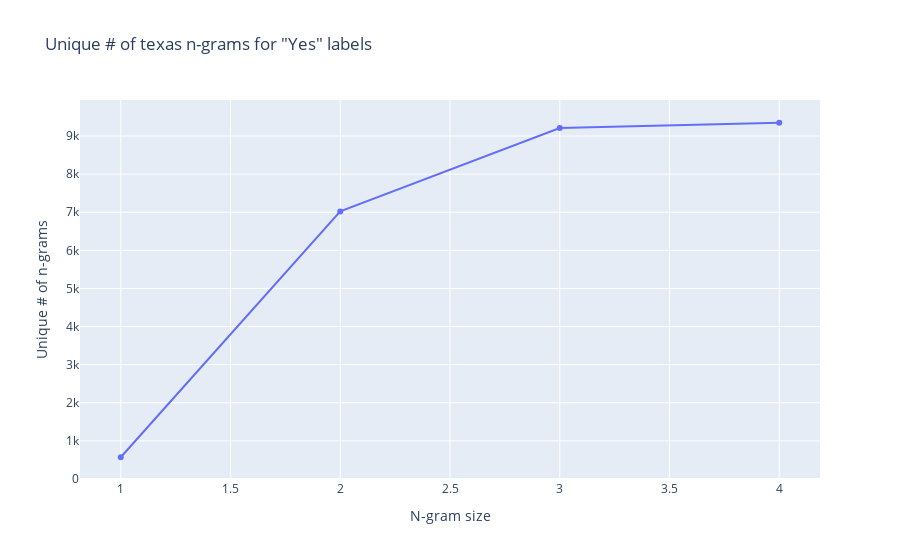

The notebook cell saved with this chart:
### Markdown cell above
There are TONS of ngrams that are only in "no" (good reviews). There are no unique ngrams to "bad" reviews. There are a few unique ngrams to "yes" reviews. In addition to the gif, we can look at the number of unique values to each label over time on a line chart.

### Code cell
import plotly.express as px

# prepare data
is_df = pd.DataFrame(intersection_sizes)
is_df = is_df.melt(id_vars="n", var_name="label", value_name="count")
is_df["count"] = is_df["count"].astype(int)
is_df["n"] = is_df["n"].astype(int)

# only look at the size of "yes" labels
is_df_yes = is_df[is_df.label == "yes"]

# plot a line chart
px.line(is_df_yes, 
    x="n", y="count",
    title=f"Unique # of {GEO} n-grams for \"Yes\" labels", 
    labels={"n": "N-gram size", "count": "Unique # of n-grams"},
    markers=True
    )

### Figure 1 — Plotly figure (JSON) as saved in the notebook; plotly's stock layout.template omitted (floating-point values rounded to 4 significant figures)
{"data": [{"hovertemplate": "N-gram size=%{x}<br>Unique # of n-grams=%{y}<extra></extra>", "legendgroup": "", "line": {"color": "#636efa", "dash": "solid"}, "marker": {"symbol": "circle"}, "mode": "lines+markers", "name": "", "orientation": "v", "showlegend": false, "type": "scatter", "x": [1, 2, 3, 4], "xaxis": "x", "y": [570, 7022, 9211, 9348], "yaxis": "y"}], "layout": {"legend": {"tracegroupgap": 0}, "title": {"text": "Unique # of texas n-grams for \"Yes\" labels"}, "xaxis": {"anchor": "y", "domain": [0, 1], "title": {"text": "N-gram size"}}, "yaxis": {"anchor": "x", "domain": [0, 1], "title": {"text": "Unique # of n-grams"}}}}
